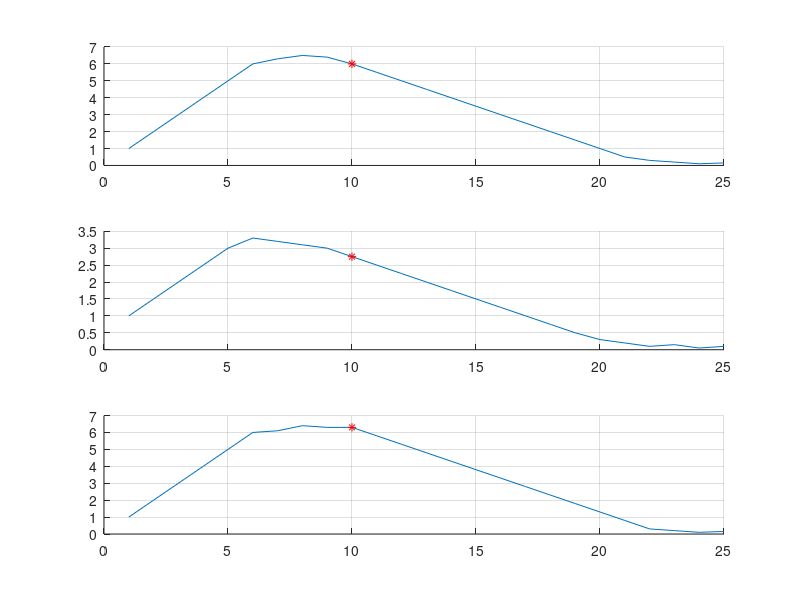

Here is the MATLAB script that generated this plot:
% initialization
    clear all;
    clc;
    cd('C:\Users\Omid\Dropbox\ME290J Project');
% inputs
    K_dem = 10;
    K_cool = 15;
    N = K_dem+K_cool;
    n(1,:) = [1:1:6 6.3 6.5 6.4 6:-0.5:0.5 0.3 0.2 0.1 0.15];
    n(2,:) = [1:0.5:3 3.3 3.2 3.1 3:-0.25:0.5 0.3 0.2 0.1 0.15 0.05 0.1];
    n(3,:) = [1:1:6 6.1 6.4 6.3 6.3:-0.5:0.5 0.3 0.2 0.1 0.15];
    l(1,:) = [1:1:6 6.3 6.5 6.4 6:-0.5:0.5 0.3 0.2 0.1 0.15];
    l(2,:) = [1:1:6 6.3 6.5 6.4 6:-0.5:0.5 0.3 0.2 0.1 0.15];
%% condition for demand
    for i =1:3 n_grd(i,:) = gradient(n(i,:)); end;
    l_dem = 3;
    for i = 1:3
        if (abs(n_grd(i,K_dem-l_dem:K_dem-1))<0.3)
            check_dem = 1;
        else
            check_dem = 0;
        end;
    end;
%% condition for cool down
    l_cool = 3;
    for i = 1:3
        if (abs(n_grd(i,N-l_cool+1:N))<0.3) & (n(i,N-l_dem+1:N)<0.3)
            check_cool = 1;
        else
            check_cool = 0;
        end;
    end;
%% all conditions    
    if (check_dem == 1) && (check_cool == 1)
        check =1;
    else 
        check = 0;
    end;

    check_dem
    check_cool
    check
%% figures
    figure('name','n'); 
        subplot(3,1,1); hold on; plot(n(1,:)); plot(K_dem,n(1,K_dem),'r*'); grid;
        subplot(3,1,2); hold on; plot(n(2,:)); plot(K_dem,n(2,K_dem),'r*'); grid;
        subplot(3,1,3); hold on; plot(n(3,:)); plot(K_dem,n(3,K_dem),'r*'); grid;
